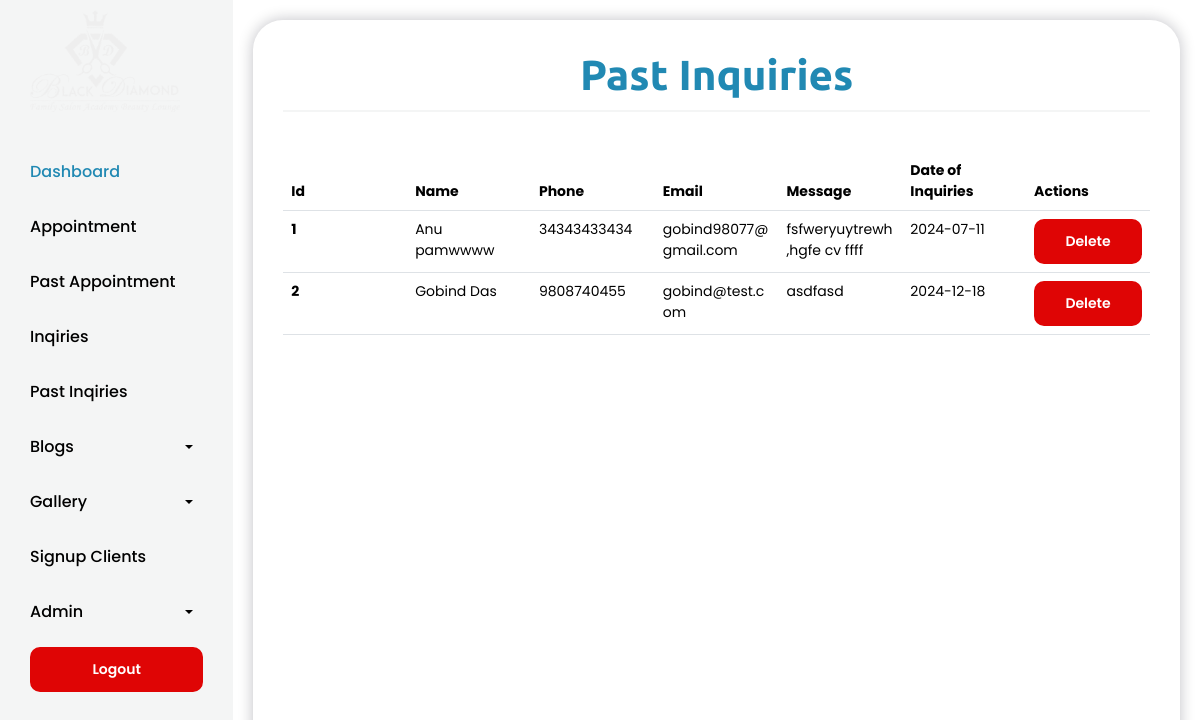
Screenshot of /admin/past_inquiries.php (signed in) with the database file from the repository.
### tables this page shows
CREATE TABLE `inquires` (
  `id` int(11) NOT NULL,
  `name` varchar(155) NOT NULL,
  `phone` varchar(155) NOT NULL,
  `email` varchar(155) NOT NULL,
  `message` text NOT NULL,
  `status` varchar(155) NOT NULL DEFAULT 'processing',
  `created_on` date NOT NULL
);

### admin/past_inquiries.php (the view, shortened to what this page needs)
<?php include 'includes/header.php'; ?>
<section class="backend-page ">
  <?php include 'includes/nav.php'; ?>
  <div class="page">
    <h2 class="section-heading">Past Inquiries</h2>
    <div class="inquiries_content">
      <table class="table table-hover">
        <thead>
          <tr>
            <th scope="col">Id</th>
            <th scope="col">Name</th>
            <th scope="col">Phone</th>
            <th scope="col">Email</th>
            <th scope="col">Message</th>
            <th scope="col">Date of Inquiries</th>
            <th scope="col">Actions</th>
          </tr>
        </thead>
        <tbody>
          <?php
          $sql = "SELECT * FROM inquires WHERE status = 'completed'";
          $result = mysqli_query($conn, $sql);
          $count = mysqli_num_rows($result);
          $sn = 1;
          if ($count > 0) {
            while ($row = mysqli_fetch_assoc($result)) {
              $id = $row['id'];
              $name = $row['name'];
              $phone = $row['phone'];
              $email = $row['email'];
              $message = $row['message'];
              $date = $row['created_on'];
          ?>
              <tr>
                <th scope="row"><?php echo $sn++; ?></th>
                <td><?php echo ucfirst($name)  ?></td>
                <td><?php echo $phone ?></td>
                <td><?php echo $email ?></td>
                <td><?php echo $message ?></td>
                <td><?php echo $date ?></td>
                <td class="btn-row ">
                  <a href="<?php echo SITEURL; ?>admin/inquiries_delete.php?id=<?php echo $id; ?>" class="btn-red">Delete</a>
                </td>
              </tr>
          <?php
            }
          }
          ?>
        </tbody>
      </table>
    </div>
  </div>
</section>
<?php include 'includes/footer.php'; ?>

### admin/css/style.css (style rules this page uses)
body, p, a { font-size: 14px; font-style: normal; font-weight: 400; font-family: "Poppins", sans-serif; }
h1, .h1, h2, .h2, h3, .h3, h4, .h4, h5, .h5, h6 { font-family: "Ubuntu", sans-serif; font-weight: 600; margin: 0; padding: 0; color: #000000; }
a { color: #757272; font-size: 16px; font-weight: 500; font-family: "Poppins", sans-serif; text-decoration: none; display: block; overflow: hidden; transition: 0.4s all; }
section { position: relative; }
.section-heading { font-size: 42px; font-family: "Ubuntu", sans-serif; color: #000000; font-weight: 800; margin-bottom: 20px; }
.btn-red { font-size: 14px; background-color: rgb(223, 5, 5); color: #fff; padding: 10px 15px; border-radius: 10px; text-align: center; font-weight: 600; border: 2px solid rgb(223, 5, 5); transition: 0.3s ease-in-out; }
.backend-page { display: flex; justify-content: space-between; }
.backend-page .page { width: 80%; height: calc(100vh - 40px); margin: 20px; box-shadow: 0 0 15px rgba(1, 3, 26, 0.247); overflow-y: auto; overflow-x: hidden; border-radius: 30px; padding: 30px; }
.backend-page .page .section-heading { color: #2189b3; font-family: "Ubuntu", sans-serif; border-bottom: 2px solid #F4F5F5; padding-bottom: 10px; text-align: center; margin-bottom: 40px; }
.inquiries_content table { table-layout: fixed; overflow-wrap: break-word; }

### rows the page displays
inquires: name "Anu pamwwww", phone "34343433434", email "gobind98077@gmail.com", message "fsfweryuytrewh,hgfe cv ffff", created_on "2024-07-11"
inquires: name "Gobind Das", phone "9808740455", email "gobind@test.com", message "asdfasd", created_on "2024-12-18"
